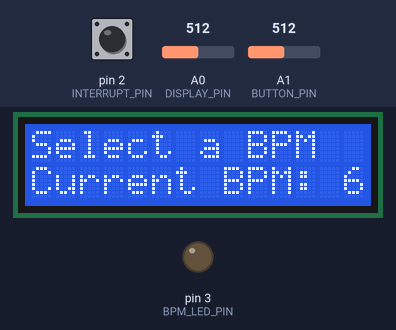
Bench run of a sketch on a simulated Arduino Uno, built with avr-gcc and run on an emulated ATmega328P. On the bench: 14×2 character LCD, output pins drawn as LEDs (lit = HIGH). Dashed ring = blinking. Inputs (shaded band) come from the test bench; at power-on: A0 (DISPLAY_PIN) = 512, pin 2 (INTERRUPT_PIN) LOW, A1 (BUTTON_PIN) = 512. Pins used as bus, display or sensor lines are not drawn.

Above: at 1.3 s.
1.4 s: A0 (DISPLAY_PIN) set to 586
2.9 s: A0 (DISPLAY_PIN) set to 611
At 3.7 s:
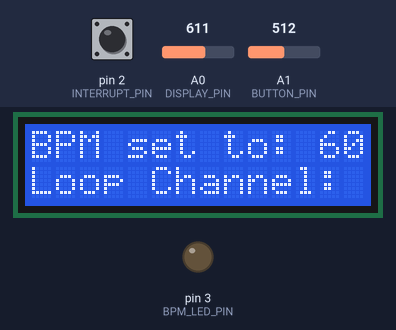
5.9 s: A0 (DISPLAY_PIN) set to 122
7.7 s: A0 (DISPLAY_PIN) set to 104
At 8.63 s:
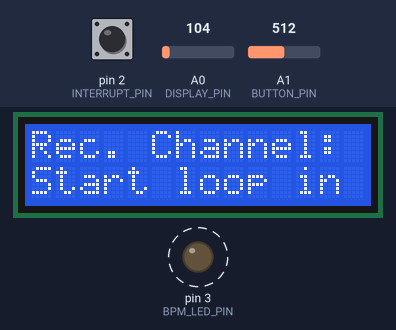
At 9.4 s:
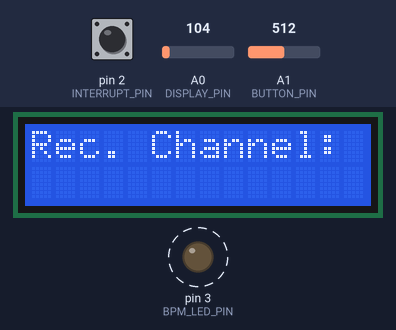
10.7 s: pin 2 (INTERRUPT_PIN) pulled HIGH for 1 s
At 14.3 s:
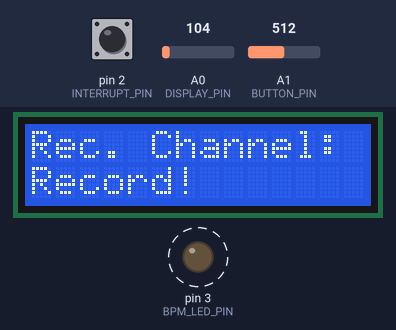
14.7 s: pin 2 (INTERRUPT_PIN) pulled HIGH for 3.2 s
Timing chart, 0 to 68.4 s (numbered marks = the images above; inputs shaded):
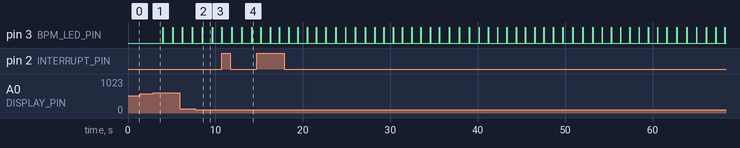

The sketch:

looping_station_latest.ino
```cpp
#include <LiquidCrystal.h> // library for the LCD display
LiquidCrystal lcd(8, 9, 4, 5, 6, 7); // initialize the library with the numbers of the interface pins see tutorial link

volatile bool toggle = 0;
volatile bool pressed = 0;

bool SET_BPM_STATE = 1;
bool SELECT_CHANNEL_STATE = 0;
bool RECORDING_STATE = 0;
bool CHANNEL_ONE = 0;
bool CHANNEL_TWO = 0;
bool CHANNEL_THREE = 0;
bool flagged_countdown = 0;

float number_of_events;
float period;
float interrupt_frequency;
float bpm = 60;
float rounded_bpm = 60;
float channel = 1;
float rounded_channel = 1;
float events;

int recording_eight_beat_counter = 0;
int playback_eight_beat_counter = 0;
int channel_one[9] = {0, 0, 0, 0, 0, 0, 0, 0, 0};
int channel_two[9] = {0, 0, 0, 0, 0, 0, 0, 0, 0};
int channel_three[9] = {0, 0, 0, 0, 0, 0, 0, 0, 0};

const float TIMER_FREQUENCY = 16000000;
const float PRESCALE = 1024;

const int BPM_LED_PIN = 3;
const int INTERRUPT_PIN = 2;
const int DISPLAY_PIN = 0;
const int BUTTON_PIN = 1;
const int GREEN = 1;
const int WHITE = 2;
const int RED = 3;

int display_button_resistance; // analog 0 for LCD display buttons
int note_button_resistance;
float countdown = 0;

void setup() {
  pinMode(BPM_LED_PIN, OUTPUT); // enable pin 2 for metronome light
  pinMode(INTERRUPT_PIN, INPUT);
  digitalWrite(INTERRUPT_PIN, LOW);
  cli();

  pinMode(A2, OUTPUT); // row 1
  pinMode(A3, OUTPUT); // row 2
  pinMode(A4, OUTPUT); // row 3
  pinMode(A5, OUTPUT); // col 1
  pinMode(0, OUTPUT); // col 2
  pinMode(1, OUTPUT); // col 3

  reset_leds();


  TCCR1B = 0;
  TCNT1 = 0;
  TCCR1A = 0x0;
  TCCR1B = 0x0;
  TIMSK1 = 0x6; // enable OCR1A and OCR1B

  calculate_bpm(bpm);

  // set prescaler for Timer1 (metronome)
  TCCR1B |= _BV(CS02);
  TCCR1B &= ~_BV(CS01);
  TCCR1B |= _BV(CS00);

  attachInterrupt(digitalPinToInterrupt(INTERRUPT_PIN), buttonDetector, CHANGE);

  lcd.begin(14,2);
  lcd_display_row("Select a BPM", -1, 0);
  lcd_display_row("Current BPM: ", rounded_bpm, 1);

  sei();
  //Serial.begin(9600); //sets up communication wit the serial monitor
}

void loop() {
  display_button_resistance = analogRead(DISPLAY_PIN); //Read analog input pin 0 (section 2.2, figure 2.3)

//  if (note_button_resistance > 500 && note_button_resistance < 520) {
//    Serial.println("Green");
//    power_LED(rounded_channel, GREEN);
//  } else if (note_button_resistance > 660 && note_button_resistance < 680) {
//    Serial.println("White");
//    power_LED(rounded_channel, WHITE);
//  } else if (note_button_resistance > 930 && note_button_resistance < 980) {
//    Serial.println("Red");
//    power_LED(rounded_channel, RED);
//  }

  if (pressed) {
    note_button_resistance = analogRead(BUTTON_PIN);

    if (RECORDING_STATE) {
      if (note_button_resistance > 500 && note_button_resistance < 520) {
        Serial.println("Green");
        write_input_to_array(rounded_channel, recording_eight_beat_counter, GREEN);
        power_LED(rounded_channel, GREEN);
      } else if (note_button_resistance > 660 && note_button_resistance < 680) {
        Serial.println("White");
        write_input_to_array(rounded_channel, recording_eight_beat_counter, WHITE);
        power_LED(rounded_channel, WHITE);
      } else if (note_button_resistance > 930 && note_button_resistance < 980) {
        Serial.println("Red");
        write_input_to_array(rounded_channel, recording_eight_beat_counter, RED);
        power_LED(rounded_channel, RED);
      }

   }
    if (note_button_resistance == 0){
      Serial.println ("stuck");
      pressed = 0;
    }
  }

  if (!pressed) {
    reset_leds();
  }

  if (toggle) {
    if (playback_eight_beat_counter > 8) {
      playback_eight_beat_counter = 0;
    }

    if (!RECORDING_STATE) {
      power_LED(1, channel_one[playback_eight_beat_counter]);
      delay(25);
      reset_leds();
      power_LED(2, channel_two[playback_eight_beat_counter]);
      delay(25);
      reset_leds();
      power_LED(3, channel_three[playback_eight_beat_counter]);
      delay(25);
      reset_leds();
    }
    playback_eight_beat_counter++; // counter for counting 8 beats for recording


    if (countdown == 5) { // finished counting down.. user can now record
      flagged_countdown = 0;
      countdown = 0;
      lcd.clear();
      lcd_display_row("Rec. Channel: ", rounded_channel, 0);
      lcd_display_row("Record!", -1, 1);
      RECORDING_STATE = 1;
      playback_eight_beat_counter = 0;
    }
    if (flagged_countdown) {
      lcd_display_row("Start loop in ", countdown, 1);
      countdown++;
    }

    if (RECORDING_STATE) {
      recording_eight_beat_counter++;
    }

    if (SELECT_CHANNEL_STATE) { // IN SELCT CHANNEL STATE
      flash_bpm_led(BPM_LED_PIN, 50);
    }
    toggle = 0;
    TCNT1=0;

  }

  if (RECORDING_STATE && recording_eight_beat_counter > 8) {
      lcd.clear();
      lcd_display_row("BPM set to: ", bpm, 0);
      lcd_display_row("Loop Channel: ", rounded_channel, 1);
      recording_eight_beat_counter = 0;
      RECORDING_STATE = 0;
      playback_eight_beat_counter = 0;
      SELECT_CHANNEL_STATE = 1;
  }

  if (display_button_resistance > 390 && display_button_resistance < 415 && SELECT_CHANNEL_STATE) {  // LEFT (browsing channels)
    channel -= 0.03;
    if (channel < 1) {
      channel = 3;
    }
    rounded_channel = round(channel);

    lcd_display_row("Loop Channel: ", rounded_channel, 1);
  }
  else if (display_button_resistance < 50 && SELECT_CHANNEL_STATE) {   // RIGHT (browsing channels)
    channel += 0.03;
    if (channel > 3) {
      channel = 1;
    }
    rounded_channel = round(channel);

    lcd_display_row("Loop Channel: ", rounded_channel, 1);
  }
  else if (display_button_resistance > 90 &&  display_button_resistance < 110 && SELECT_CHANNEL_STATE) {   // UP (select channel)
    lcd.clear();
    lcd_display_row("Rec. Channel: ", rounded_channel, 0);
    flagged_countdown = 1;
  }
  else if (display_button_resistance > 90 && display_button_resistance < 110 && SET_BPM_STATE) {    // UP (browsing bpm)
    bpm += 0.05;
    rounded_bpm = round(bpm);

    lcd_display_row("Current BPM: ", rounded_bpm, 1);
  }
  else if (display_button_resistance > 250 && display_button_resistance < 270 && SET_BPM_STATE) { // DOWN (browsing bpm)
    bpm -= 0.05;
    rounded_bpm = round(bpm);

    lcd_display_row("Current BPM: ", rounded_bpm, 1);
  }
  else if (display_button_resistance > 600 && display_button_resistance < 700 && SET_BPM_STATE) {  // SELECT (select bpm)
    bpm = rounded_bpm;
    calculate_bpm(bpm);
    SET_BPM_STATE = 0; // BPM HAS BEEN SET, IN LOOPING STATE RIGHT NOW

    lcd.clear();
    lcd_display_row("BPM set to: ", bpm, 0);
    lcd_display_row("Loop Channel: ", channel, 1);


    SELECT_CHANNEL_STATE = 1;
  }
}


void lcd_display_row (String row_string, float value, int row) {
  lcd.setCursor(0,row);
  lcd.print(row_string);
  if (value != -1){ lcd.println(value); }
}

void flash_bpm_led(int pin, int delay_time) {
  digitalWrite(pin, HIGH);
  delay(delay_time);
  digitalWrite(pin, LOW);
}

void calculate_bpm(float input_bpm) {
  toggle = 0;
  TCNT1=0;
  interrupt_frequency = input_bpm/60;
  events = TIMER_FREQUENCY/(PRESCALE * interrupt_frequency) - 1;

  OCR1A = events; // excutes interrupt when events is reached
}

void buttonDetector() {
  static unsigned long last_interrupt_time = 0;
  unsigned long interrupt_time = millis();
  if (interrupt_time - last_interrupt_time > 100) {
    pressed = !pressed;
  }

  last_interrupt_time = interrupt_time;
}

void power_LED(int channel, int color) {
  if (channel == 1) {
    digitalWrite(A2, HIGH);
    if (color == GREEN) {
      digitalWrite(A5, LOW);
    }
    else if (color == WHITE) {
      digitalWrite(0, LOW);
    }
    else if (color == RED) {
      digitalWrite(1, LOW);
    }
  }
  else if (channel == 2) {
    digitalWrite(A3, HIGH);
    if (color == GREEN) {
      digitalWrite(A5, LOW);
    }
    else if (color == WHITE) {
      digitalWrite(0, LOW);
    }
    else if (color == RED) {
      digitalWrite(1, LOW);
    }
  }
  else if (channel == 3) {
    digitalWrite(A4, HIGH);
    if (color == GREEN) {
      digitalWrite(A5, LOW);
    }
    else if (color == WHITE) {
      digitalWrite(0, LOW);
    }
    else if (color == RED) {
      digitalWrite(1, LOW);
    }
  }
}

void reset_leds() {
  digitalWrite(A2, LOW);
  digitalWrite(A3, LOW);
  digitalWrite(A4, LOW);
  digitalWrite(A5, HIGH);
  digitalWrite(0, HIGH);
  digitalWrite(1, HIGH);
}

void write_input_to_array(int channel, int beat, int led) {
  if (channel == 1) {
    channel_one[beat] = led;
  }
  else if (channel == 2) {
    channel_two[beat] = led;
  }
  else if (channel == 3) {
    channel_three[beat] = led;
  }
}

ISR (TIMER1_COMPA_vect) {
  toggle = 1;
}
```

Measured:
- the behaviour switches between 600 and 601 on A0 (DISPLAY_PIN) (found by bisection; images 0 and 1)
- the behaviour switches between 110 and 109 on A0 (DISPLAY_PIN) (found by bisection; images 1 and 2)
- after the input at 1.4 s, every drawn part: stays the same
- after the input at 2.9 s, pin 3 (BPM_LED_PIN): alternates HIGH for 0.05 s and LOW for 1.1 s, starting after 1.1 s; the display: changes at once (image 1)
- after the input at 7.7 s, the display: first changes at once (image 2 shows a later state)
- what the display in image 3 shows lasts 0.8 s, from 8.8 s to 9.6 s
